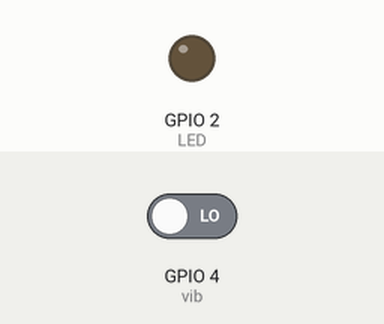
Simulated run of this sketch. Board: ESP32. On the bench: output pins drawn as LEDs (lit = HIGH). The inputs (shaded band) are chosen by the test bench; at power-on: GPIO 4 (vib) LOW.

Above: at 1.2 s.
1.3 s: GPIO 4 (vib) driven HIGH
At 2.5 s:
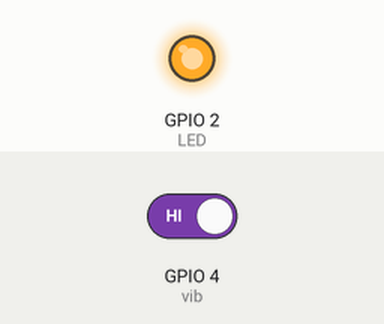
2.8 s: GPIO 4 (vib) driven LOW
At 3.9 s:
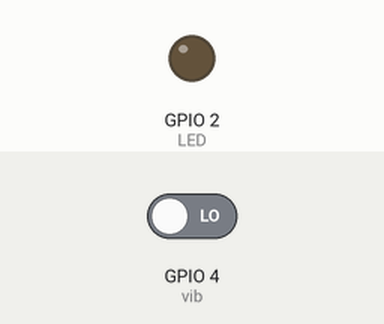
Timing chart, 0 to 5.8 s (numbered marks = the images above; inputs shaded):
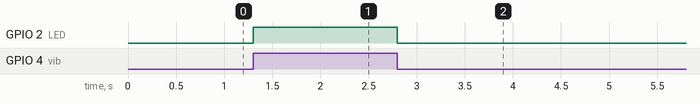

The sketch:

SW-420.ino
```cpp
int LED = 2 ;  //------->Variable Led
int vib = 4 ;  //------->Variable sensor

void setup()
{
  pinMode(vib, INPUT);  //------->sensor as input
  pinMode(LED, OUTPUT);    //------->led as output
}

void loop()
{
  if(digitalRead(vib) == HIGH) //If the sensor detects or high
  {
    digitalWrite(LED, HIGH); //led ON
  }
  else  //if not
  {
    digitalWrite(LED, LOW );  //led OFF
  }
}
```

Measured:
- after the input at 1.3 s, GPIO 2 (LED): LOW → HIGH at once
- after the input at 2.8 s, GPIO 2 (LED): HIGH → LOW at once
